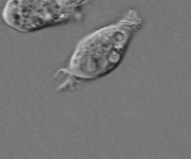
#> input picture demo3_images/cell.png, 191 x 159 px
$ jupyter execute --allow-errors b5_demos_3.ipynb
#> lines starting #> are read from the running program, lines starting #| are printed output that depends on the picture; after the words box and inside, x2 and y2 are one past the last pixel; in counts of white or black regions, pixels touching at a corner belong together
[cell 1]
import cv2
from matplotlib import pyplot as plt
import numpy as np

Task 1 : Cell Detection

[cell 2]
# Read image of cell
img1 = cv2.imread('demo3_images/cell.png', 0)
#> img1 is the input picture: shape (159, 191); min 28, max 212, mean 118.2

# Run canny edge detection
edges = cv2.Canny(img1, 30, 200)
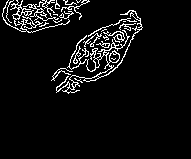
#> edges: shape (159, 191); 6.1% white in thin lines or dots, all inside (x1, y1, x2, y2) = (2, 0, 143, 94)

# Display images side by side
plt.subplot(121), plt.imshow(img1, cmap='gray')
plt.title('Original Image'), plt.xticks([]), plt.yticks([])
plt.subplot(122), plt.imshow(edges, cmap='gray')
plt.title('Edge Image'), plt.xticks([]), plt.yticks([])
plt.show()

[cell 3]
# Morphological operations

# Dilate the image
kernel = np.ones((5, 5), np.uint8)
dilation = cv2.dilate(edges, kernel, iterations=1)
#> dilation: shape (159, 191); 20.9% white; 2 white regions, box (x1, y1, x2, y2) and area: (49, 8, 145, 96) 3968, (0, 0, 92, 35) 2376

# Fill only interior gaps using morphological operations
kernel_2 = np.ones((7, 7), np.uint8)
closing = cv2.morphologyEx(dilation, cv2.MORPH_CLOSE, kernel_2)
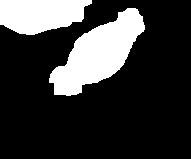
#> closing: shape (159, 191); 21.7% white; 2 white regions

# Show the raw edge image, dilated image, and filled image
plt.subplot(131), plt.imshow(edges, cmap='gray'); plt.title('Raw Edge Image')
plt.subplot(132), plt.imshow(dilation, cmap='gray'); plt.title('Dilated Image')
plt.subplot(133), plt.imshow(closing, cmap='gray'); plt.title('Filled Image')
plt.show()

img_2_moDone = closing

[cell 4]
# Get image dimensions
height, width = img_2_moDone.shape
#> height = 159; width = 191

# Find contours
contours, _ = cv2.findContours(img_2_moDone, cv2.RETR_EXTERNAL, cv2.CHAIN_APPROX_SIMPLE)
#> contours = 2 contours; box (x1, y1, x2, y2) and area: (49, 8, 145, 96) 3971, (0, 0, 92, 35) 2374

# Function to check if a contour is on the boundary
def is_contour_on_boundary(contour, width, height):
#> called with contour = array of shape (130, 1, 2), width = 191, height = 159
    for point in contour:
        x, y = point[0]
        if x == 0 or y == 0 or x == width - 1 or y == height - 1:
            return True
    return False

# Filter out contours on the boundary
filtered_contours = [contour for contour in contours if not is_contour_on_boundary(contour, width, height)]
#> filtered_contours = 1 contour; box (x1, y1, x2, y2) and area: (49, 8, 145, 96) 3971

# Create an empty image to draw the filtered contours
filtered_image = np.zeros_like(img_2_moDone)

# Draw the filtered contours
cv2.drawContours(filtered_image, filtered_contours, -1, (255), thickness=cv2.FILLED)
#> filtered_image: shape (159, 191); 13.5% white; 1 white region, box (x1, y1, x2, y2) and area: (49, 8, 145, 96) 4106

# Display img_2_moDone and filtered_image
plt.subplot(121), plt.imshow(img_2_moDone, cmap='gray'); plt.title('Original Image')
plt.subplot(122), plt.imshow(filtered_image, cmap='gray'); plt.title('Filtered Image')
plt.show()

Task 2 : Fake Coin Detection

[cell 5]
img_coin_1 = cv2.imread('demo3_images/testCoinImage1.png', 0)
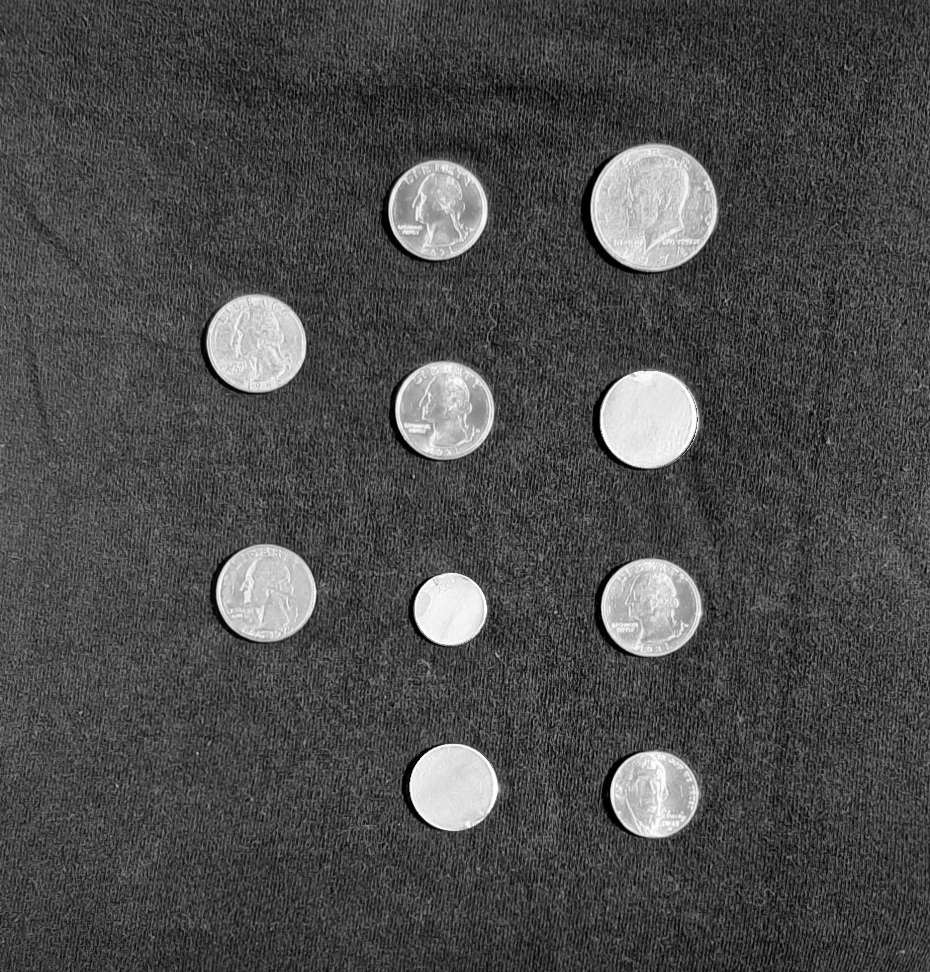
#> input picture demo3_images/testCoinImage1.png, 930 x 972 px
#> img_coin_1 is the input picture: shape (972, 930); min 0, max 255, mean 75.8

# Threshold the image
_, img_coin_2 = cv2.threshold(img_coin_1, 0, 255, cv2.THRESH_BINARY_INV + cv2.THRESH_OTSU)
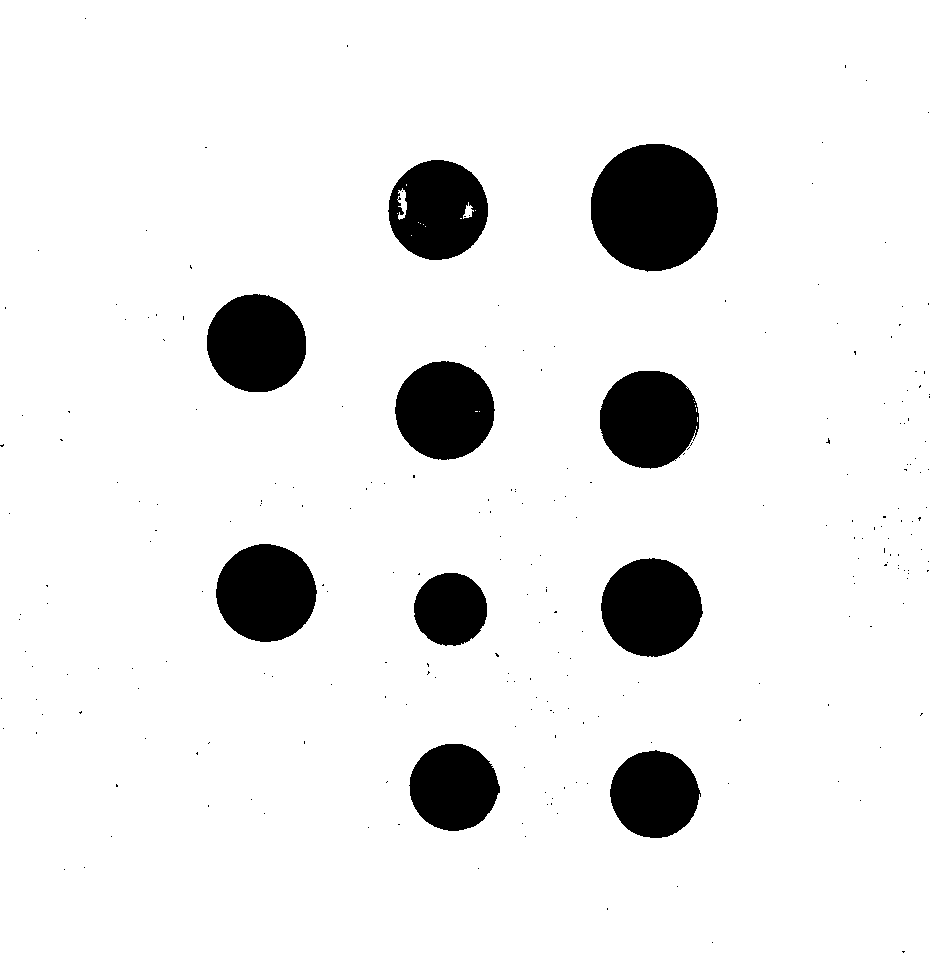
#> img_coin_2: shape (972, 930); 91.7% white; 241 black regions (231 under 20 px), largest, box (x1, y1, x2, y2) and area: (591, 144, 718, 272) 12695, (601, 558, 703, 657) 7763, (207, 294, 306, 392) 7684
# invert the image
img_coin_2 = cv2.bitwise_not(img_coin_2)

# Display img_coin_1 and img_coin_2 side by side
plt.subplot(121), plt.imshow(img_coin_1, cmap='gray'); plt.title('Original Image')
plt.subplot(122), plt.imshow(img_coin_2, cmap='gray'); plt.title('Thresholded Image')
plt.show()

[cell 6]
# Fill interior gaps using morphological operations
kernel = np.ones((9, 9), np.uint8)
img_coin_3 = cv2.morphologyEx(img_coin_2, cv2.MORPH_CLOSE, kernel)
#> img_coin_3: shape (972, 930); 8.4% white; 214 white regions (203 under 20 px), largest, box (x1, y1, x2, y2) and area: (591, 144, 718, 272) 12695, (388, 160, 488, 260) 7785, (601, 558, 703, 657) 7768

# Remove the small white regions (salt noise) using morphological operations
kernel = np.ones((3, 3), np.uint8)
img_coin_3 = cv2.morphologyEx(img_coin_3, cv2.MORPH_OPEN, kernel)
#> img_coin_3: shape (972, 930); 8.3% white; 12 white regions (1 under 20 px), largest, box (x1, y1, x2, y2) and area: (591, 144, 718, 271) 12694, (389, 160, 488, 260) 7783, (601, 558, 703, 657) 7768

# Display img_coin_1 and img_coin_3 side by side
plt.subplot(121), plt.imshow(img_coin_2, cmap='gray'); plt.title('Thresholded Image')
plt.subplot(122), plt.imshow(img_coin_3, cmap='gray'); plt.title('Filled Image')
plt.show()

[cell 7]
# Create a image of the boundary of the filled image
kernel = np.ones((3, 3), np.uint8)
boundary = cv2.dilate(img_coin_3, kernel, iterations=1) - cv2.erode(img_coin_3, kernel, iterations=1)
#> boundary: shape (972, 930); 0.87% white in thin lines or dots, all inside (x1, y1, x2, y2) = (0, 143, 930, 839)

# Create a smaller coin image by erosion
# Create a circular structuring element
kernel = cv2.getStructuringElement(cv2.MORPH_ELLIPSE, (19,19))
eroded = cv2.erode(img_coin_3, kernel, iterations=2)
#> eroded: shape (972, 930); 3.3% white; 10 white regions, largest, box (x1, y1, x2, y2) and area: (609, 162, 699, 253) 6462, (407, 178, 470, 242) 3129, (620, 576, 684, 639) 3118

# Display img_coin_3, boundary and eroded side-by-side
plt.subplot(131), plt.imshow(img_coin_3, cmap='gray'); plt.title('Filled Image')
plt.subplot(132), plt.imshow(boundary, cmap='gray'); plt.title('Boundary Image')
plt.subplot(133), plt.imshow(eroded, cmap='gray'); plt.title('Eroded Image')
plt.show()

[cell 8]
# Run canny edge detection on img_coin_1
edges_1 = cv2.Canny(img_coin_1, 30, 200)
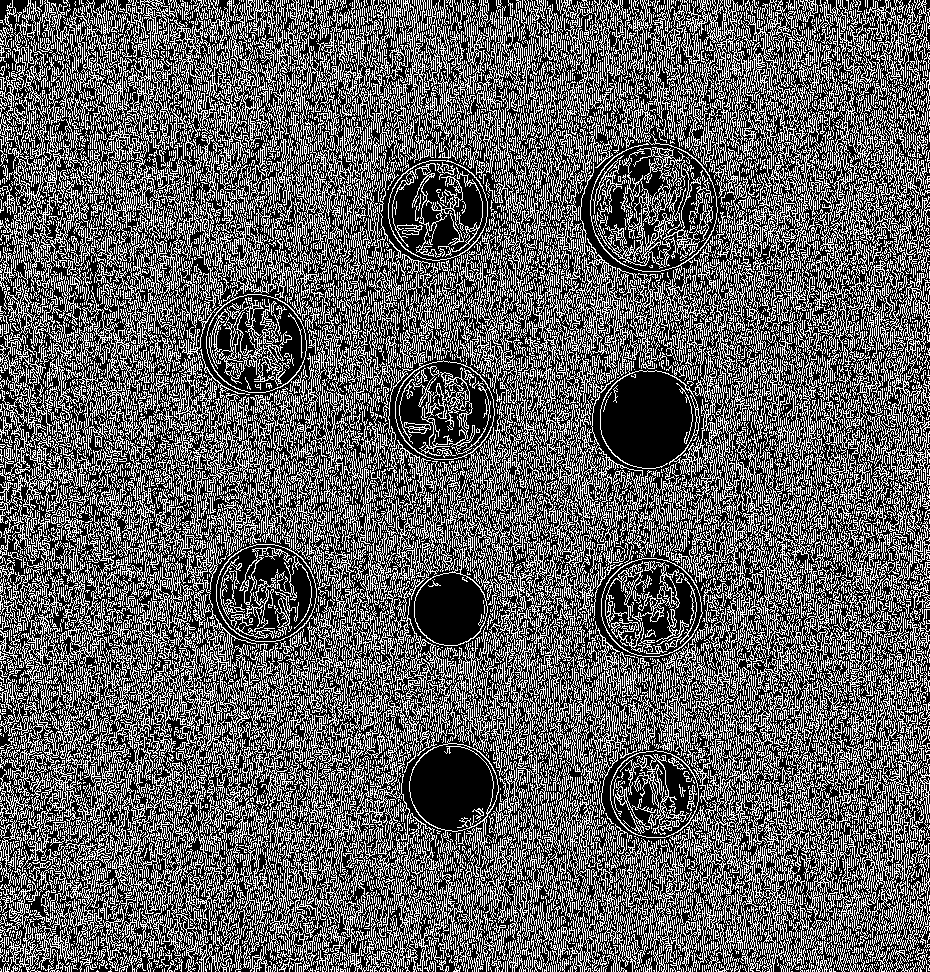
#> edges_1: shape (972, 930); 37.3% white in thin lines or dots

# Threshold edges_1
_, edges_2 = cv2.threshold(edges_1, 0, 255, cv2.THRESH_BINARY_INV + cv2.THRESH_OTSU)
#> edges_2: shape (972, 930); 62.7% white; black in thin lines or dots
# Invert the image
edges_2 = cv2.bitwise_not(edges_2)

# Take bitwise AND of edges_2 and eroded
edges_3 = cv2.bitwise_and(edges_2, eroded)
#> edges_3: shape (972, 930); 0.72% white in thin lines or dots, all inside (x1, y1, x2, y2) = (226, 162, 699, 820)

# Display img_coin_2, edges_2, and edges_3 side-by-side
plt.subplot(131), plt.imshow(img_coin_2, cmap='gray'); plt.title('Thresholded')
plt.subplot(132), plt.imshow(edges_2, cmap='gray'); plt.title('Thresholded Edges')
plt.subplot(133), plt.imshow(edges_3, cmap='gray'); plt.title('Edges on faces')
plt.show()

[cell 9]
# Dilate edges_3
kernel = cv2.getStructuringElement(cv2.MORPH_ELLIPSE, (13,13))
dilated = cv2.dilate(edges_3, kernel, iterations=7)
#> dilated: shape (972, 930); 13% white; 7 white regions, largest, box (x1, y1, x2, y2) and area: (567, 120, 741, 295) 23491, (184, 270, 329, 416) 16343, (578, 534, 722, 680) 16217

# Take bitwise AND of dilated and img_coin_3
img_coins_4 = cv2.bitwise_and(dilated, img_coin_3)
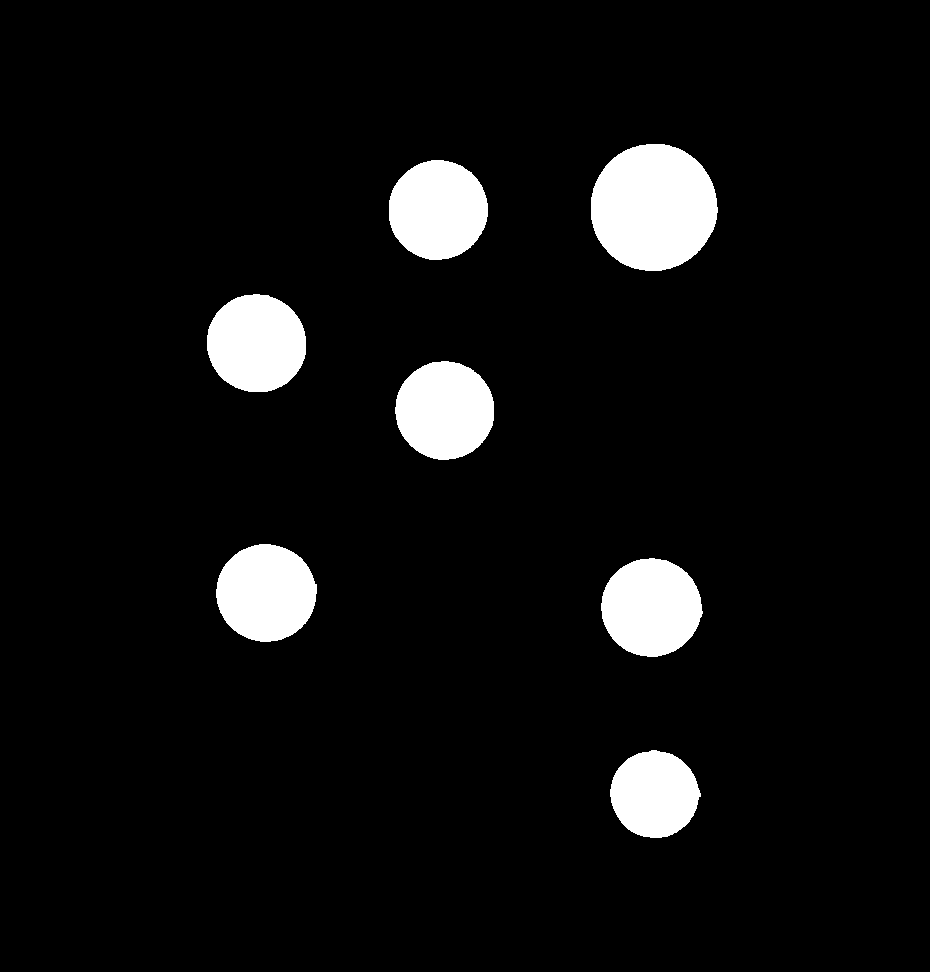
#> img_coins_4: shape (972, 930); 6.3% white; 7 white regions, largest, box (x1, y1, x2, y2) and area: (591, 144, 718, 271) 12694, (389, 160, 488, 260) 7783, (601, 558, 703, 657) 7768

# Display edges_3,dilated, img_coins_4 side-by-side
plt.subplot(131), plt.imshow(edges_3, cmap='gray'); plt.title('Edges 3')
plt.subplot(132), plt.imshow(dilated, cmap='gray'); plt.title('Dilated')
plt.subplot(133), plt.imshow(img_coins_4, cmap='gray'); plt.title('Coins 4')
plt.show()

Task 3: Gear Defect Detection

[cell 10]
def create_annulus(radius_outer, radius_inner, size):
    # Create a blank image with zeros
#> called with radius_outer = 25, radius_inner = 20, size = 21
    annulus = np.zeros((size, size), dtype=np.uint8)

    # Define the center of the circles
    center = (size // 2, size // 2)

    # Draw the outer circle (filled)
    cv2.circle(annulus, center, radius_outer, 1, thickness=-1)
#> annulus: shape (21, 21); every value is 1

    # Draw the inner circle (filled) with zeros to create the annulus
    cv2.circle(annulus, center, radius_inner, 0, thickness=-1)
#> annulus: shape (21, 21); every value is 0

    return annulus

[cell 11]
radius_outer = 25
radius_inner = 20
size = 21  # Size of the structuring element (should be larger than radius_outer)

strel_annulus = create_annulus(radius_outer, radius_inner, size)

# Display the annulus
#> (the rest of this cell did not finish here and is left out)

[cell 12]
# Load the image
img_g_1 = cv2.imread('demo3_images/defectiveGears.jpg', 0)
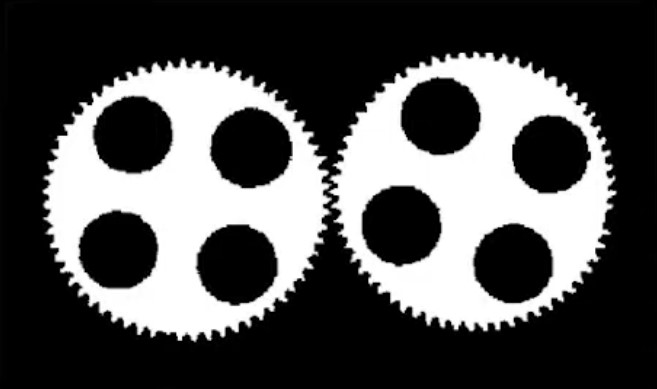
#> input picture demo3_images/defectiveGears.jpg, 657 x 389 px
#> img_g_1 is the input picture: shape (389, 657); min 0, max 255, mean 79.4

# Threshold the image
_, img_g_2 = cv2.threshold(img_g_1, 0, 255, cv2.THRESH_BINARY_INV + cv2.THRESH_OTSU)
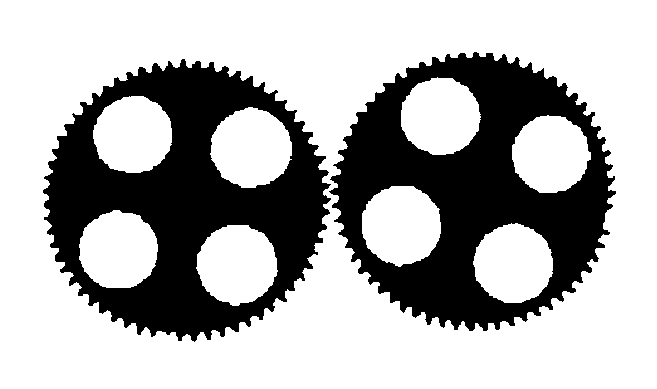
#> img_g_2: shape (389, 657); 68.8% white; 2 black regions, box (x1, y1, x2, y2) and area: (43, 59, 331, 342) 40309, (329, 52, 616, 331) 39518
# Invert the image
img_g_2 = cv2.bitwise_not(img_g_2)

# Display the original and thresholded images side-by-side
plt.subplot(121), plt.imshow(img_g_1, cmap='gray'); plt.title('Original Image')
plt.subplot(122), plt.imshow(img_g_2, cmap='gray'); plt.title('Thresholded Image')
plt.show()

[cell 13]
radius_outer = 50
radius_inner = radius_outer - 2
size = 2*radius_outer+5  # Size of the structuring element (should be larger than radius_outer)
strel_annulus = create_annulus(radius_outer, radius_inner, size)
#> call 2 of create_annulus, with radius_outer = 50, radius_inner = 48, size = 105
#> in create_annulus (call 2), `cv2.circle(annulus, center, radius_outer, 1, thickness=-1)`: annulus: shape (105, 105); values 0 (black) and 1 (white), 71.2% white; 1 black region, box (x1, y1, x2, y2) and area: (0, 0, 105, 105) 3180
#> in create_annulus (call 2), `cv2.circle(annulus, center, radius_inner, 0, thickness=-1)`:
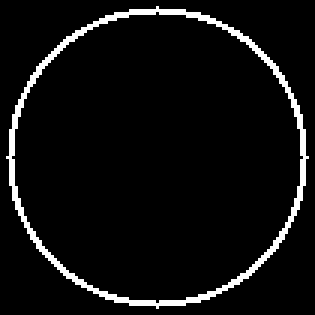
#> annulus: shape (105, 105) (shown 3 times larger); values 0 (black) and 1 (white), 5.7% white in thin lines or dots

# Run morphological operation-erosion on img_g_2 using strel_annulus
img_g_3 = cv2.erode(img_g_2, strel_annulus, iterations=1)
#> img_g_3: shape (389, 657); 0.36% white; 8 white regions, largest, box (x1, y1, x2, y2) and area: (395, 219, 409, 233) 137, (113, 241, 127, 258) 128, (433, 113, 448, 125) 124

# Dilate img_g_3 using circular structuring element
kernel = cv2.getStructuringElement(cv2.MORPH_ELLIPSE, (13,13))
img_g_4 = cv2.dilate(img_g_3, kernel, iterations=7)
#> img_g_4: shape (389, 657); 22.4% white; 8 white regions, largest, box (x1, y1, x2, y2) and area: (71, 199, 169, 300) 7303, (353, 177, 451, 275) 7249, (501, 105, 596, 205) 7177

# Obtain bitwise OR between img_g_2 and img_g_4
img_g_5 = cv2.bitwise_or(img_g_2, img_g_4)
#> img_g_5: shape (389, 657); 46.5% white; 2 white regions, box (x1, y1, x2, y2) and area: (43, 59, 331, 342) 59958, (329, 52, 616, 331) 58916

# Display img_g_2, img_g_3, img_g_4, img_g_5 side-by-side
plt.subplot(141), plt.imshow(img_g_2, cmap='gray'); plt.title('Raw')
plt.subplot(142), plt.imshow(img_g_3, cmap='gray'); plt.title('Centers')
plt.subplot(143), plt.imshow(img_g_4, cmap='gray'); plt.title('Dilated Centers')
plt.subplot(144), plt.imshow(img_g_5, cmap='gray'); plt.title('OR')
plt.show()

[cell 14]
# Define the size of the circular structuring element
radius = 10
size = (2 * radius + 1, 2 * radius + 1)

# Create the circular structuring element
circular_strel = cv2.getStructuringElement(cv2.MORPH_ELLIPSE, size)

# Perform morphological operation-opening on img_g_5 using circular_strel
img_g_6 = cv2.morphologyEx(img_g_5, cv2.MORPH_OPEN, circular_strel)
#> img_g_6: shape (389, 657); 44.8% white; 2 white regions, box (x1, y1, x2, y2) and area: (48, 66, 324, 336) 57752, (338, 56, 609, 325) 56731

# Subtract img_g_6 from img_g_5
img_g_6t = img_g_5 - img_g_6
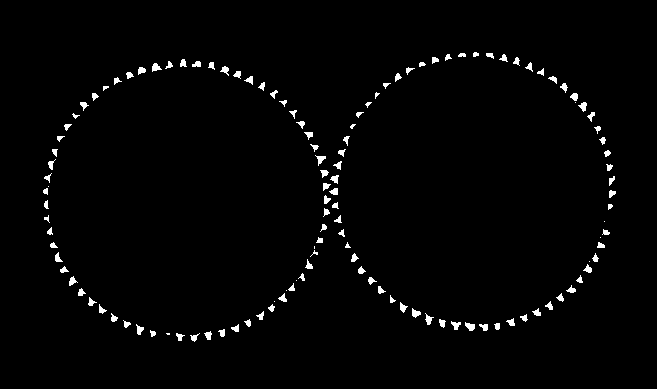
#> img_g_6t: shape (389, 657); 1.7% white; 134 white regions (15 under 20 px), largest, box (x1, y1, x2, y2) and area: (465, 322, 475, 331) 59, (152, 63, 162, 72) 54, (412, 308, 421, 318) 54

# Display img_g_5
plt.imshow(img_g_5, cmap='gray'); plt.title('5-FullGear')
plt.show()

# Display img_g_6
plt.imshow(img_g_6, cmap='gray'); plt.title('6-Hub'); plt.show()

# Display img_g_6b
plt.imshow(img_g_6t, cmap='gray'); plt.title('6t-Teeth'); plt.show()
